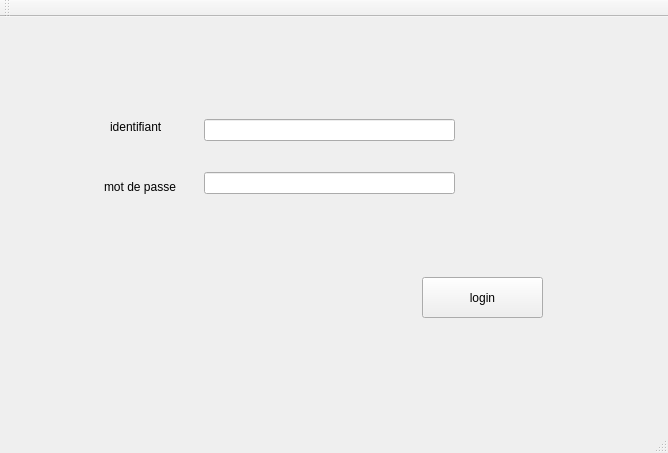
<?xml version="1.0" encoding="UTF-8"?>
<ui version="4.0">
 <class>MainWindow</class>
 <widget class="QMainWindow" name="MainWindow">
  <property name="geometry">
   <rect>
    <x>0</x>
    <y>0</y>
    <width>668</width>
    <height>453</height>
   </rect>
  </property>
  <property name="windowTitle">
   <string>MainWindow</string>
  </property>
  <widget class="QWidget" name="centralWidget">
   <widget class="QLineEdit" name="lineEdit">
    <property name="geometry">
     <rect>
      <x>204</x>
      <y>102</y>
      <width>251</width>
      <height>22</height>
     </rect>
    </property>
   </widget>
   <widget class="QLineEdit" name="lineEdit_2">
    <property name="geometry">
     <rect>
      <x>204</x>
      <y>155</y>
      <width>251</width>
      <height>22</height>
     </rect>
    </property>
   </widget>
   <widget class="QPushButton" name="pushButton">
    <property name="geometry">
     <rect>
      <x>422</x>
      <y>260</y>
      <width>121</width>
      <height>41</height>
     </rect>
    </property>
    <property name="text">
     <string>login</string>
    </property>
   </widget>
   <widget class="QLabel" name="label">
    <property name="geometry">
     <rect>
      <x>110</x>
      <y>100</y>
      <width>81</width>
      <height>20</height>
     </rect>
    </property>
    <property name="text">
     <string>identifiant</string>
    </property>
   </widget>
   <widget class="QLabel" name="label_2">
    <property name="geometry">
     <rect>
      <x>104</x>
      <y>160</y>
      <width>81</width>
      <height>20</height>
     </rect>
    </property>
    <property name="text">
     <string>mot de passe</string>
    </property>
   </widget>
  </widget>
  <widget class="QMenuBar" name="menuBar">
   <property name="geometry">
    <rect>
     <x>0</x>
     <y>0</y>
     <width>668</width>
     <height>26</height>
    </rect>
   </property>
  </widget>
  <widget class="QToolBar" name="mainToolBar">
   <attribute name="toolBarArea">
    <enum>TopToolBarArea</enum>
   </attribute>
   <attribute name="toolBarBreak">
    <bool>false</bool>
   </attribute>
  </widget>
  <widget class="QStatusBar" name="statusBar"/>
 </widget>
 <layoutdefault spacing="6" margin="11"/>
 <resources/>
 <connections/>
</ui>
